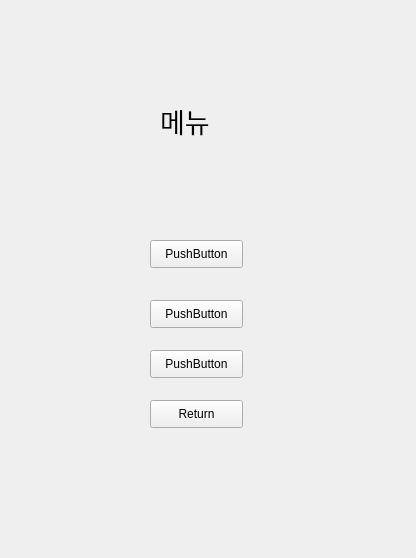
<?xml version="1.0" encoding="UTF-8"?>
<ui version="4.0">
 <class>Form</class>
 <widget class="QWidget" name="Form">
  <property name="geometry">
   <rect>
    <x>0</x>
    <y>0</y>
    <width>416</width>
    <height>558</height>
   </rect>
  </property>
  <property name="windowTitle">
   <string>Form</string>
  </property>
  <widget class="QPushButton" name="pushButton">
   <property name="geometry">
    <rect>
     <x>150</x>
     <y>400</y>
     <width>93</width>
     <height>28</height>
    </rect>
   </property>
   <property name="text">
    <string>Return</string>
   </property>
  </widget>
  <widget class="QPushButton" name="pushButton_2">
   <property name="geometry">
    <rect>
     <x>150</x>
     <y>350</y>
     <width>93</width>
     <height>28</height>
    </rect>
   </property>
   <property name="text">
    <string>PushButton</string>
   </property>
  </widget>
  <widget class="QPushButton" name="pushButton_3">
   <property name="geometry">
    <rect>
     <x>150</x>
     <y>300</y>
     <width>93</width>
     <height>28</height>
    </rect>
   </property>
   <property name="text">
    <string>PushButton</string>
   </property>
  </widget>
  <widget class="QPushButton" name="pushButton_4">
   <property name="geometry">
    <rect>
     <x>150</x>
     <y>240</y>
     <width>93</width>
     <height>28</height>
    </rect>
   </property>
   <property name="text">
    <string>PushButton</string>
   </property>
  </widget>
  <widget class="QLabel" name="label">
   <property name="geometry">
    <rect>
     <x>160</x>
     <y>90</y>
     <width>61</width>
     <height>61</height>
    </rect>
   </property>
   <property name="font">
    <font>
     <pointsize>20</pointsize>
    </font>
   </property>
   <property name="text">
    <string>메뉴</string>
   </property>
  </widget>
 </widget>
 <resources/>
 <connections>
  <connection>
   <sender>pushButton</sender>
   <signal>clicked()</signal>
   <receiver>Form</receiver>
   <slot>btn_second_to_main()</slot>
   <hints>
    <hint type="sourcelabel">
     <x>219</x>
     <y>411</y>
    </hint>
    <hint type="destinationlabel">
     <x>260</x>
     <y>451</y>
    </hint>
   </hints>
  </connection>
 </connections>
 <slots>
  <slot>btn_second_to_main()</slot>
 </slots>
</ui>
